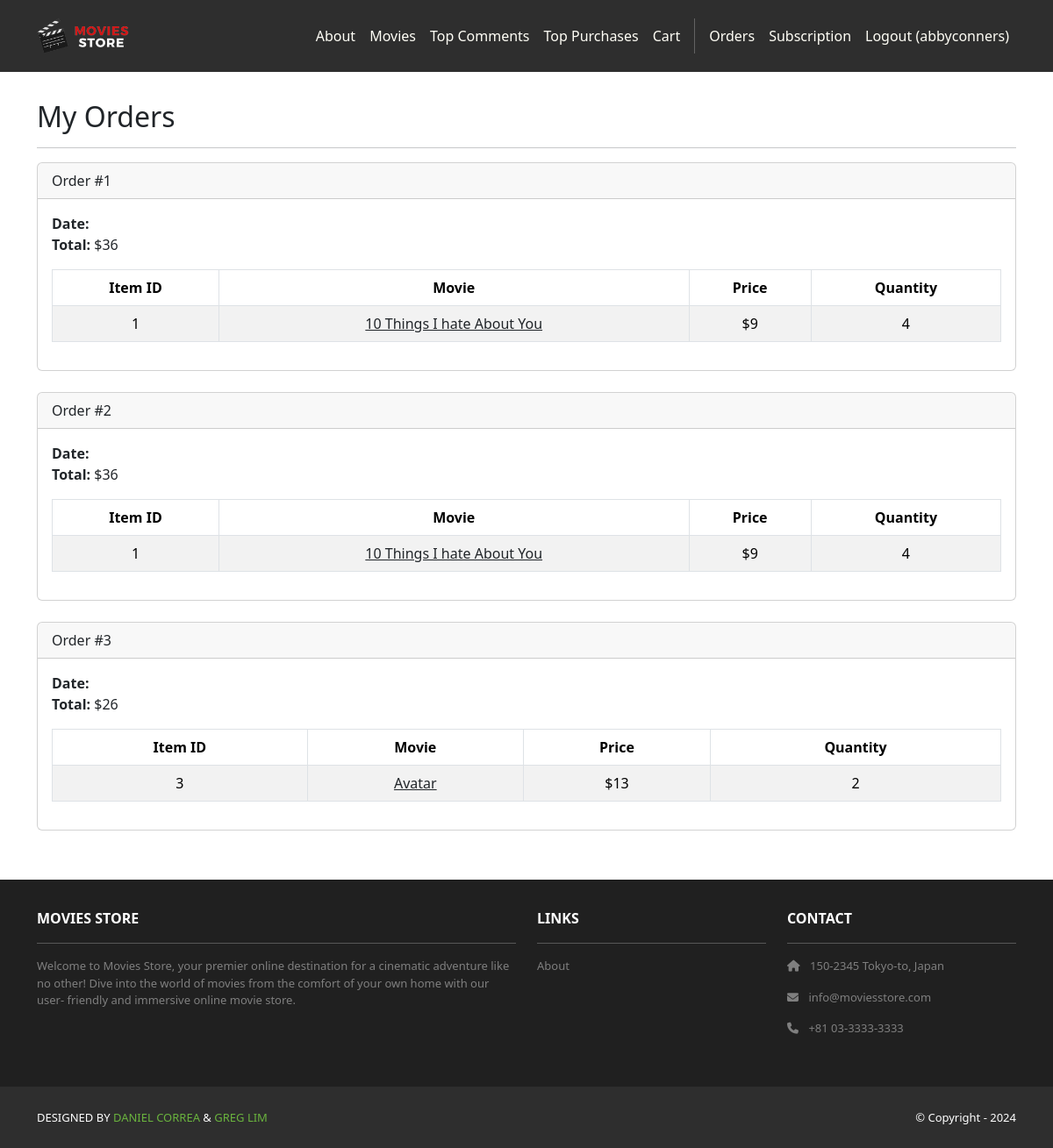
Page /accounts/orders/ (signed in) on the committed database.
### cart/models.py (models this page shows, shortened)
class Order(models.Model):
    id = models.AutoField(primary_key=True)
    total = models.IntegerField()
    data = models.DateTimeField(auto_now_add=True)
    user = models.ForeignKey(User, on_delete=models.CASCADE)

class Item(models.Model):
    id = models.AutoField(primary_key=True)
    price = models.IntegerField()
    quantity = models.IntegerField()
    order = models.ForeignKey(Order, on_delete=models.CASCADE)
    movie = models.ForeignKey(Movie, on_delete=models.CASCADE)

### movies/models.py (models this page shows, shortened)
class Movie(models.Model):
    id = models.AutoField(primary_key=True)
    name = models.CharField(max_length=255)
    price = models.IntegerField()
    description = models.TextField()
    image = models.ImageField(upload_to="movie_images")

### accounts/views.py (the view)
# urls.py: path('orders/', views.orders, name='accounts.orders')
@login_required
def orders(request):
    template_data = {}
    template_data['title'] = 'Orders'
    template_data['orders'] = request.user.order_set.all()
    return render(request, 'accounts/orders.html', ({'template_data' : template_data}))

### accounts/templates/accounts/orders.html
{% extends 'base.html' %}
{% block content %}
<div class="p-3">
  <div class="container">
    <div class="row mt-3">
      <div class="col mx-auto mb-3">
        <h2>My Orders</h2>
        <hr />
        {% for order in template_data.orders %}
        <div class="card mb-4">
          <div class="card-header">
            Order #{{ order.id }}
          </div>
          <div class="card-body">
            <b>Date:</b> {{ order.date }}<br />
            <b>Total:</b> ${{ order.total }}<br />
            <table class="table table-bordered
              table-striped text-center mt-3">
              <thead>
                <tr>
                  <th scope="col">Item ID</th>
                  <th scope="col">Movie</th>
                  <th scope="col">Price</th>
                  <th scope="col">Quantity</th>
                </tr>
              </thead>
              <tbody>
                {% for item in order.item_set.all %}
                <tr>
                  <td>{{ item.movie.id }}</td>
                  <td>
                    <a class="link-dark"
                      href="{% url 'movies.show'
                      id=item.movie.id %}">
                      {{ item.movie.name }}
                    </a>
                  </td>
                  <td>${{ item.movie.price }}</td>
                  <td>{{ item.quantity }}</td>
                </tr>
                {% endfor %}
              </tbody>
            </table>
          </div>
        </div>
        {% endfor %}
      </div>
    </div>
  </div>
</div>
{% endblock content %}

### moviesstore/templates/base.html (shortened to what this page needs)
<!DOCTYPE html>
<html>
    {% load static %}
    <head>
        <link href=
            "https://cdn.jsdelivr.net/npm/bootstrap@5.3.3/dist/css/bootstrap.min.css" rel="stylesheet"
>
        <link rel=
            "stylesheet"  href="https://cdnjs.cloudflare.com/ajax/libs/font-awesome/6.1.1/css/all.min.css">
        <link rel="stylesheet" type="text/css" href="{% static 'css/style.css' %}">
    </head>
    <body>
        <nav class="p-3 navbar navbar-dark bg-dark
                navbar-expand-lg">
            <div class="container">
                <a class="navbar-brand"
                        href="{% url 'home.index' %}">
                    <img src="{% static 'img/logo.png' %}" alt="logo"
                            height="40" />
                </a>
                <div class="collapse navbar-collapse"
                        id="navbarNavAltMarkup">
                    <div class="navbar-nav ms-auto navbar-ml">
                        <a class="nav-link"
                                href="{% url 'home.about' %}">About</a>
                        <a class="nav-link" href="{% url 'movies.index' %}">Movies</a>
                        <a class="nav-link" href="{% url 'movies.top_comments' %}">Top Comments</a>
                        <a class="nav-link" href="{% url 'cart.top_purchases' %}">Top Purchases</a>
                        <a class="nav-link" href="{% url 'cart.index' %}">Cart</a>
                        {% if user.is_authenticated %}
                        <a class="nav-link" href="{% url 'accounts.orders' %}">Orders</a>
                        <a class="nav-link" href="{% url 'cart.subscription_level' %}">Subscription</a>
                        <a class="nav-link" href=" {% url 'accounts.logout' %}">Logout ({{user.username}})</a>
                        {% else %}
                        <a class="nav-link" href=" {% url 'accounts.login' %}">Login</a>
                        <a class="nav-link" href="{% url 'accounts.signup' %}">Sign Up</a>
                        {% endif %}
                    </div>
                </div>
            </div>
        </nav>
        <div>
            {% block content %}
            {% endblock content %}
        </div>
        <section class="p-3 ms-footer d-none d-md-block">
            <div class="container">
                <div class="row mt-3 text-white">
                    <div class="col-md-6 col-lg-6 col-xl-6
                            mx-auto mb-4">
                        <b>MOVIES STORE</b>
                        <hr />
                        <p>
                            Welcome to Movies Store, your premier online
                            destination for a cinematic adventure like no
                            other! Dive into the world of movies from the
                            comfort of your own home with our user-
                            friendly and immersive online movie store.
                        </p>
                    </div>
                    <div class="col-md-3 col-lg-3 col-xl-3
                            mx-auto mb-4">
                        <b>LINKS</b>
                        <hr />
                        <p><a class="nav-link"
                            href="{% url 'home.about' %}">
                            About
                        </a></p>
                    </div>
                    <div class="col-md-3 col-lg-3 col-xl-3 mx-auto
                            mb-4">
                        <b>CONTACT</b>
                        <hr />
                        <p><i class="fas fa-home me-2"></i>
                            150-2345 Tokyo-to, Japan
                        </p>
                        <p><i class="fas fa-envelope me-2"></i>
                            info@moviesstore.com
                        </p>
                        <p><i class="fas fa-phone me-2"></i>
                            +81 03-3333-3333
                        </p>
                    </div>
                </div>
            </div>
        </section>
        <section class="p-3 ms-footer-bottom bg-dark">
            <div class="container d-flex
                    justify-content-between">
                <div class="me-5 text-white">
                    <span>DESIGNED BY
                        <a href="https://www.x.com/danielgarax"
                        target="_blank">DANIEL CORREA</a> &
                        <a href="https://www.x.com/greglim81"
                        target="_blank">GREG LIM</a>
                    </span>
                </div>
                <div class="text-white">
                    <span>© Copyright - 2024</span>
                </div>
            </div>
        </section>
    </body>
</html>

### moviesstore/static/css/style.css (style rules this page uses)
.navbar a.nav-link { color: #FFFEF6 !important; }
.bg-dark { background-color: #2E2E2E !important; }
.ms-footer { background-color: #202020; }
.ms-footer p { color: #7F7F7F; font-size: 13px; }
.ms-footer-bottom span { font-size: 13px; line-height: 38px; }
.ms-footer-bottom a { color: #6ab43e; text-decoration: none; }

### rows in the picture
Order: id "1", total "36"
Item: movie.id "1", movie.name "10 Things I hate About You", movie.price "9", quantity "4"
Order: id "2", total "36"
Item: movie.id "1", movie.name "10 Things I hate About You", movie.price "9", quantity "4"
Order: id "3", total "26"
Item: movie.id "3", movie.name "Avatar", movie.price "13", quantity "2"

### other values in the picture
{{ user.username }} "abbyconners"
